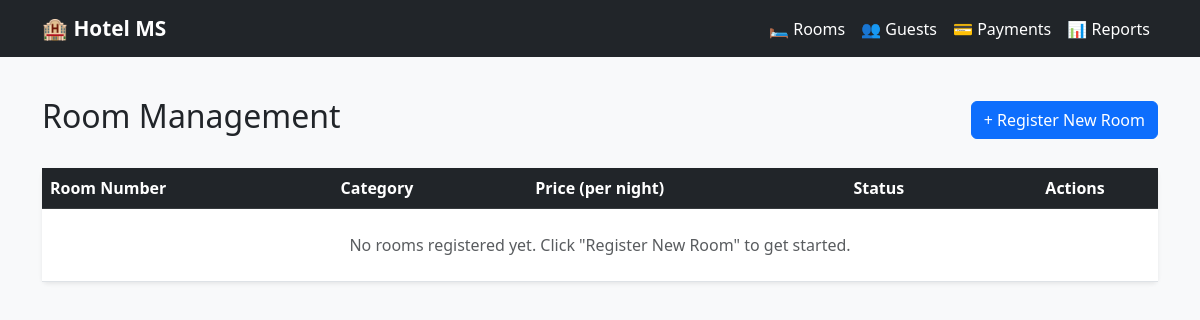
Before: / with the older database file.
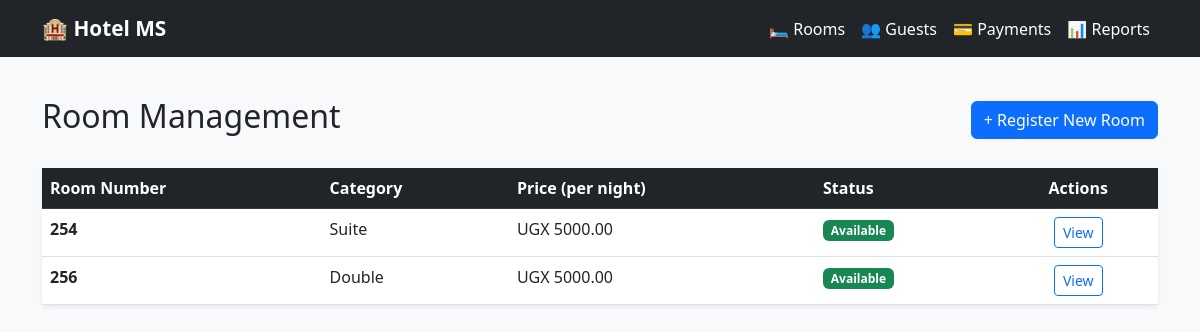
After: the same page with the newer database file.
### rooms/models.py (models this page shows, shortened)
class Room(models.Model):
    CATEGORY_CHOICES = [
        ('Single', 'Single'),
        ('Double', 'Double'),
        ('Suite', 'Suite'),
        ('Deluxe', 'Deluxe'),
    ]
    room_number = models.IntegerField(unique=True)
    category = models.CharField(max_length=20, choices=CATEGORY_CHOICES)
    price_per_night = models.DecimalField(max_digits=10, decimal_places=2)
    is_occupied = models.BooleanField(default=False)

### rooms/views.py (the view)
# urls.py: path('', views.room_list, name='rooms_list'),
def room_list(request):
    all_rooms = Room.objects.all()
    return render(request, 'rooms.html', {'rooms': all_rooms})

### rooms/templates/rooms.html
{% extends 'base.html' %}
{% block content %}
<div class="container mt-4">
    <div class="d-flex justify-content-between align-items-center mb-4">
        <h2>Room Management</h2>
        <a href="{% url 'add_room' %}" class="btn btn-primary">+ Register New Room</a>
    </div>
    <div class="card shadow-sm border-0">
        <div class="card-body p-0">
            <table class="table table-hover mb-0">
                <thead class="table-dark">
                    <tr>
                        <th>Room Number</th>
                        <th>Category</th>
                        <th>Price (per night)</th> <th>Status</th>
                        <th class="text-center">Actions</th>
                    </tr>
                </thead>
                <tbody>
                    {% for room in rooms %}
                    <tr>
                        <td class="fw-bold">{{ room.room_number }}</td>
                        <td>{{ room.category }}</td>
                        <td>UGX {{ room.price_per_night }}</td> <td>
                            {% if room.is_occupied %}
                            <span class="badge bg-danger">Occupied</span>
                            {% else %}
                            <span class="badge bg-success">Available</span>
                            {% endif %}
                        </td>
                        <td class="text-center">
                            <a href="{% url 'view_room' room.pk %}" class="btn btn-sm btn-outline-primary">View</a>
                        </td>
                    </tr>
                    {% empty %}
                    <tr>
                        <td colspan="5" class="text-center py-4 text-muted">
                            No rooms registered yet. Click "Register New Room" to get started.
                        </td>
                    </tr>
                    {% endfor %}
                </tbody>
            </table>
        </div>
    </div>
</div>
{% endblock %}

Changed rows visible on the page:
added Room: room_number "254", category "Suite", price_per_night "5000.00", is_occupied "Available"
added Room: room_number "256", category "Double", price_per_night "5000.00", is_occupied "Available"
Other visible differences:
text no longer shown: "No rooms registered yet. Click \"Register New Room\" to get started."
